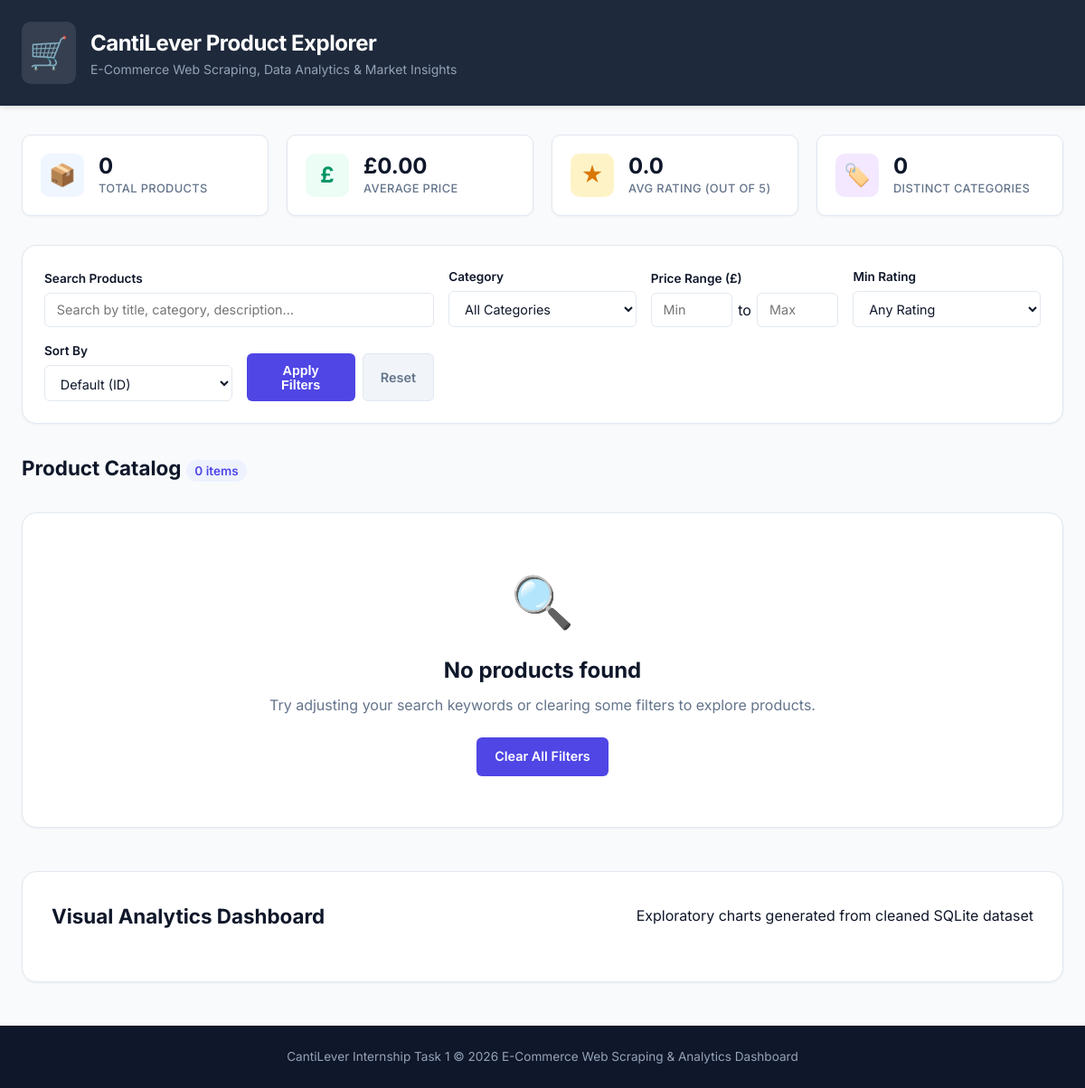
/, run on an earlier commit of the app's database.
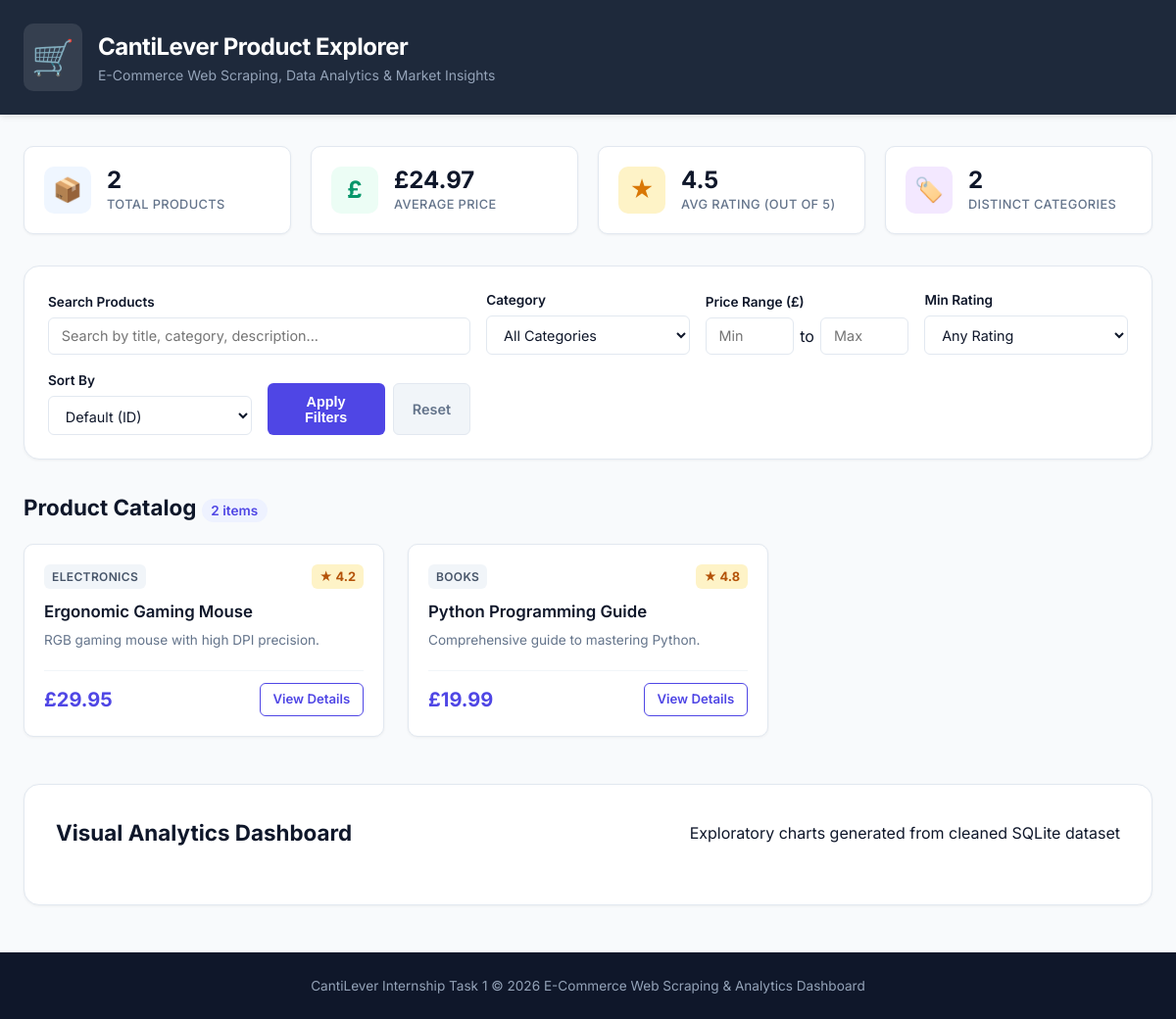
And on a later commit of the database.
### tables this page shows
CREATE TABLE products (id INTEGER PRIMARY KEY AUTOINCREMENT, title TEXT NOT NULL, price REAL, rating REAL, description TEXT, category TEXT, url TEXT);

### app.py (the view)
@app.route("/")
def home():
    query = request.args.get('q', '').strip()
    category = request.args.get('category', '').strip()
    min_price = request.args.get('min_price', '').strip()
    max_price = request.args.get('max_price', '').strip()
    min_rating = request.args.get('min_rating', '').strip()
    sort_by = request.args.get('sort_by', '').strip()
    products = database.get_filtered_products(
        query=query,
        category=category,
        min_price=min_price,
        max_price=max_price,
        min_rating=min_rating,
        sort_by=sort_by
    )
    categories = database.get_categories()
    analytics = database.get_analytics_summary()
    charts = {
        'price_distribution': 'visualizations/price_distribution.png' if os.path.exists(os.path.join(VISUALIZATIONS_DIR, 'price_distribution.png')) else None,
        'rating_distribution': 'visualizations/rating_distribution.png' if os.path.exists(os.path.join(VISUALIZATIONS_DIR, 'rating_distribution.png')) else None,
        'price_vs_rating': 'visualizations/price_vs_rating.png' if os.path.exists(os.path.join(VISUALIZATIONS_DIR, 'price_vs_rating.png')) else None,
        'category_prices': 'visualizations/category_prices.png' if os.path.exists(os.path.join(VISUALIZATIONS_DIR, 'category_prices.png')) else None,
    }
    return render_template(
        "index.html",
        products=products,
        categories=categories,
        analytics=analytics,
        charts=charts,
        search_query=query,
        selected_category=category,
        min_price=min_price,
        max_price=max_price,
        min_rating=min_rating,
        sort_by=sort_by,
        total_results=len(products)
    )

### database.py (called while the page is built)
def get_connection():
    os.makedirs("data", exist_ok=True)
    connection = sqlite3.connect(DATABASE_PATH)
    connection.row_factory = sqlite3.Row
    return connection

def get_categories():
    connection = get_connection()
    cursor = connection.cursor()
    cursor.execute("""
        SELECT DISTINCT category
        FROM products
        WHERE category IS NOT NULL AND category != '' AND category != 'Uncategorized'
        ORDER BY category ASC
    """)
    rows = cursor.fetchall()
    connection.close()
    return [row["category"] for row in rows]

### templates/index.html (shortened to what this page needs)
<!DOCTYPE html>
<html lang="en">
<head>
    <link rel="stylesheet" href="{{ url_for('static', filename='style.css') }}">
</head>
<body>
    <header class="header">
        <div class="container header-container">
            <div class="brand">
                <span class="brand-icon">🛒</span>
                <div>
                    <h1>CantiLever Product Explorer</h1>
                    <p class="subtitle">E-Commerce Web Scraping, Data Analytics & Market Insights</p>
                </div>
            </div>
        </div>
    </header>
    <main class="container">
        <section class="metrics-grid">
            <div class="metric-card">
                <div class="metric-icon blue">📦</div>
                <div class="metric-data">
                    <span class="metric-value">{{ analytics.total_products }}</span>
                    <span class="metric-label">Total Products</span>
                </div>
            </div>
            <div class="metric-card">
                <div class="metric-icon green">£</div>
                <div class="metric-data">
                    <span class="metric-value">£{{ "%.2f"|format(analytics.avg_price) }}</span>
                    <span class="metric-label">Average Price</span>
                </div>
            </div>
            <div class="metric-card">
                <div class="metric-icon yellow">★</div>
                <div class="metric-data">
                    <span class="metric-value">{{ "%.1f"|format(analytics.avg_rating) }}</span>
                    <span class="metric-label">Avg Rating (Out of 5)</span>
                </div>
            </div>
            <div class="metric-card">
                <div class="metric-icon purple">🏷️</div>
                <div class="metric-data">
                    <span class="metric-value">{{ analytics.total_categories }}</span>
                    <span class="metric-label">Distinct Categories</span>
                </div>
            </div>
        </section>
        <section class="filter-section">
            <form method="GET" action="/" class="filter-form">
                <div class="form-group search-group">
                    <label for="q">Search Products</label>
                    <input type="text" id="q" name="q" value="{{ search_query }}" placeholder="Search by title, category, description...">
                </div>
                <div class="form-group">
                    <label for="category">Category</label>
                    <select id="category" name="category">
                        <option value="">All Categories</option>
                    </select>
                </div>
                <div class="form-group price-range">
                    <label>Price Range (£)</label>
                    <div class="range-inputs">
                        <input type="number" step="0.01" min="0" name="min_price" value="{{ min_price }}" placeholder="Min">
                        <span>to</span>
                        <input type="number" step="0.01" min="0" name="max_price" value="{{ max_price }}" placeholder="Max">
                    </div>
                </div>
                <div class="form-group">
                    <label for="min_rating">Min Rating</label>
                    <select id="min_rating" name="min_rating">
                        <option value="">Any Rating</option>
                    </select>
                </div>
                <div class="form-group">
                    <label for="sort_by">Sort By</label>
                    <select id="sort_by" name="sort_by">
                        <option value="">Default (ID)</option>
                    </select>
                </div>
                <div class="form-actions">
                    <button type="submit" class="btn btn-primary">Apply Filters</button>
                    <a href="/" class="btn btn-secondary">Reset</a>
                </div>
            </form>
        </section>
        <section class="products-section">
            <div class="section-header">
                <h2>Product Catalog <span class="badge-count">{{ total_results }} items</span></h2>
            </div>
            {% if products %}
                <div class="product-grid">
                    {% for product in products %}
                        <div class="product-card">
                            <div class="card-header">
                                <span class="category-badge">{{ product.category }}</span>
                                <span class="rating-tag">★ {{ "%.1f"|format(product.rating) }}</span>
                            </div>
                            <h3 class="product-title" title="{{ product.title }}">{{ product.title }}</h3>
                            <p class="product-description">
                                {% if product.description %}
                                    {{ product.description[:110] }}{% if product.description|length > 110 %}...{% endif %}
                                {% else %}
                                    No description available for this product item.
                                {% endif %}
                            </p>
                            <div class="card-footer">
                                <div class="product-price">£{{ "%.2f"|format(product.price) }}</div>
                                <a href="/product/{{ product.id }}" class="btn btn-sm btn-outline">View Details</a>
                            </div>
                        </div>
                    {% endfor %}
                </div>
            {% else %}
                <div class="empty-state">
                    <div class="empty-icon">🔍</div>
                    <h3>No products found</h3>
                    <p>Try adjusting your search keywords or clearing some filters to explore products.</p>
                    <a href="/" class="btn btn-primary">Clear All Filters</a>
                </div>
            {% endif %}
        </section>
        <section class="analytics-section">
            <div class="section-header">
                <h2>Visual Analytics Dashboard</h2>
                <p>Exploratory charts generated from cleaned SQLite dataset</p>
            </div>
        </section>
    </main>
    <footer class="footer">
        <div class="container">
            <p>CantiLever Internship Task 1 &copy; 2026 E-Commerce Web Scraping & Analytics Dashboard</p>
        </div>
    </footer>
</body>
</html>

What changed in the data, as far as the page shows it:
added products: category "ELECTRONICS", rating "4.2", title "Ergonomic Gaming Mouse", description "RGB gaming mouse with high DPI precision.", price "29.95"
added products: category "BOOKS", rating "4.8", title "Python Programming Guide", description "Comprehensive guide to mastering Python.", price "19.99"
Also different on the page:
{{ analytics.total_products }}: "0" → "2"
{{ "%.2f"|format(analytics.avg_price) }}: "0.00" → "24.97"
{{ "%.1f"|format(analytics.avg_rating) }}: "0.0" → "4.5"
{{ analytics.total_categories }}: "0" → "2"
{{ total_results }}: "0" → "2"
text no longer shown: "🔍 No products found Try adjusting your search keywords or clearing some filters to explore products. Clear All Filters"
